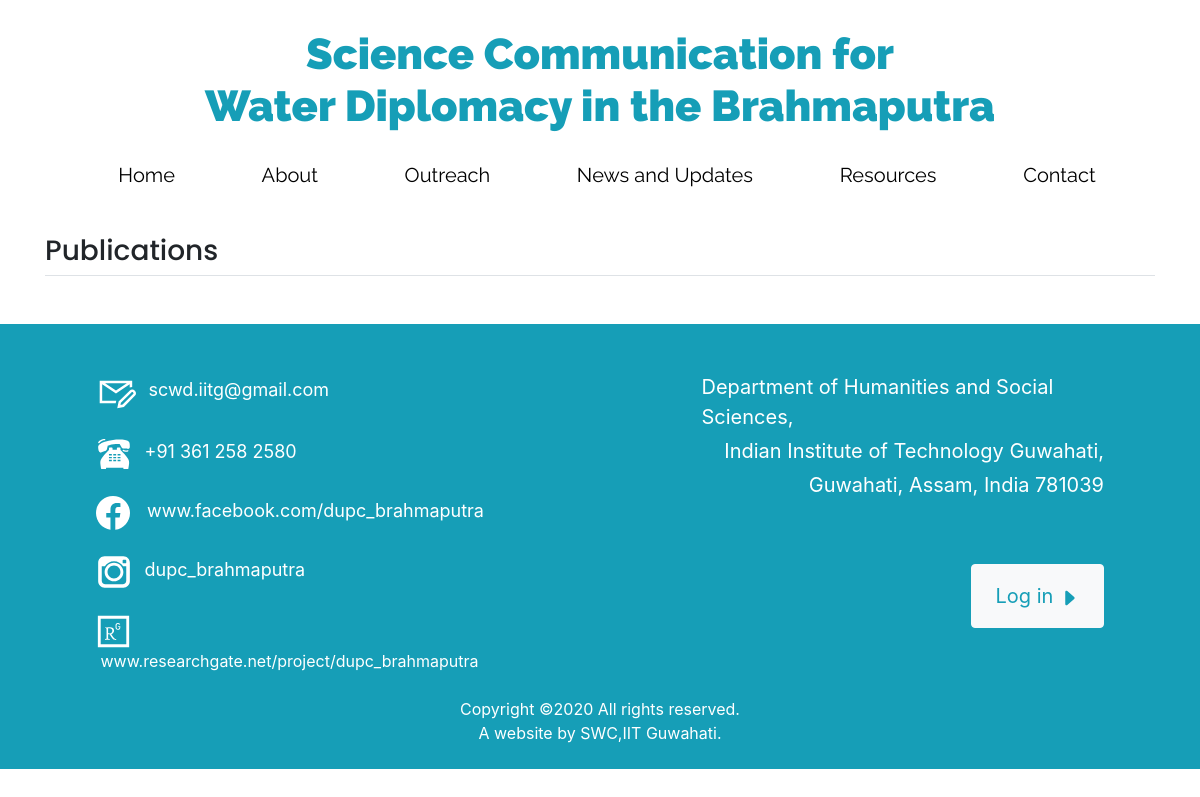
The page /publication/ on the database as committed earlier.
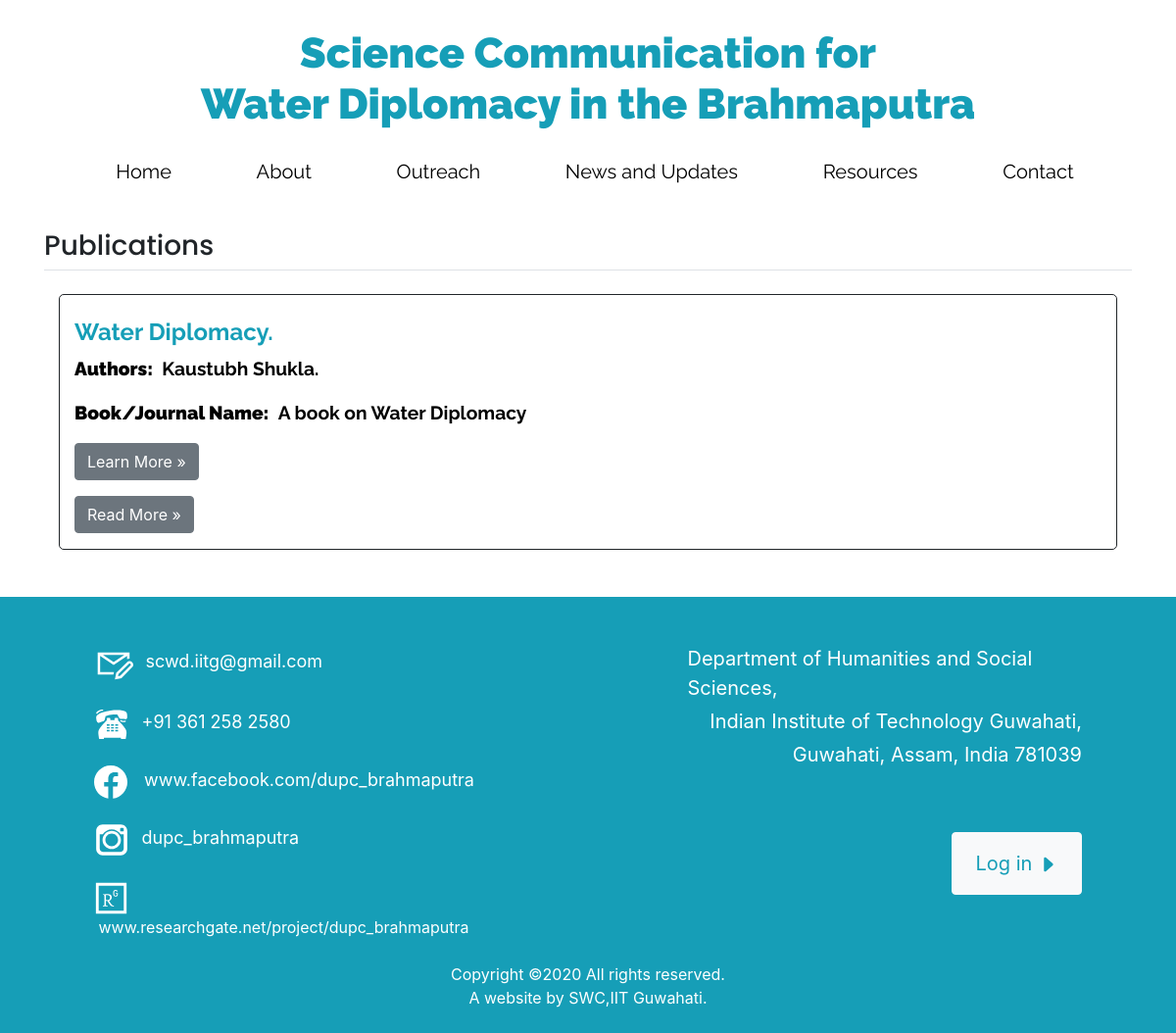
The same page on the database as committed later.
### publication/models.py (models this page shows, shortened)
class publication(models.Model):
	authors = models.CharField(max_length=1200)
	title = models.CharField(max_length=1000)
	name = models.CharField(max_length=700)
	pdf = models.FileField(upload_to='files/',blank=True)
	link = models.CharField(max_length=500,blank=True)
	has_pdf = models.BooleanField(default=False)

### publication/views.py (the view)
# urls.py: path('',views.publicationss,name='publication'),
def publicationss(request):
	Publication = publication.objects
	return render(request, 'publication/publication.html',{'Publication':Publication})

### publication/templates/publication/publication.html (shortened to what this page needs)
{% extends 'base.html' %}
{% block ccd %}
	<div id="marine-content-inner">
		<section id="main-content">
			<div class="container">
				<div class="page-heading style3 wrapper border-bottom">
					<div class="row">
						<div class="col-lg-6 col-md-6 col-sm-6">
							<br><h3>Publications</h3>
						</div>
						<div class="col-lg-6 col-md-6 col-sm-6">
						</div>
					</div>
				</div>
				<div class="container">
					<main role="main">
					{% for publication in Publication.all %}
					<br>
					<div class="container" style = "border-style:solid; border-radius:5px; border-width:0.5px;" >
						<br>
						<h2 style="font-family: 'Raleway'; color:#169EB7;font-size: 150%; font-weight: bolder;">{{publication.title}}</h2>
						<p class = "lead"style="font-family: 'Raleway'; color:black;font-size: 120%; font-weight: bolder; text-align:justify;"><b>Authors:</b></b>&nbsp;&nbsp;{{publication.authors}}</p>
						<p class = "lead"style="font-family: 'Raleway'; color:black;font-size: 120%; font-weight: bolder; text-align:justify;"><b><b>Book/Journal Name:</b></b>&nbsp;&nbsp;{{publication.name}}</p>
						<p class="lead">
						  <p><a class="btn btn-secondary" href="{{publication.link}}" target="_blank" role="button">Learn More &raquo;</a></p>
						</p>
						{% if publication.has_pdf == True %}
						<p class="lead">
							<p><a class="btn btn-secondary" href="{{publication.pdf.url}}" target="_blank" role="button">Read More &raquo;</a></p>
						  </p>
						  {%endif%}
					  </div>
					{%endfor%}
					</main>
				</div>
			</div>
		</section>
	</div>
{% endblock %}

Rows that differ between the two databases and show on the page:
added publication: title "Water Diplomacy.", authors "Kaustubh Shukla.", name "A book on Water Diplomacy"
